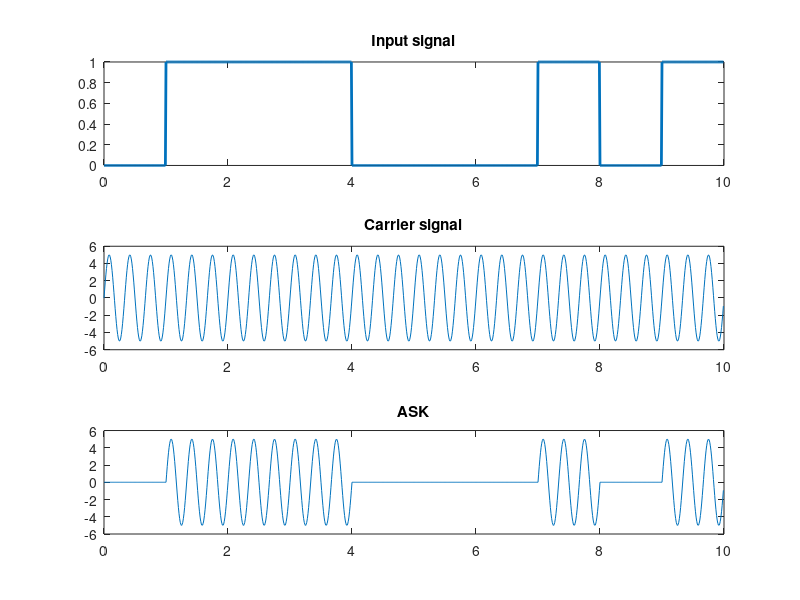

MATLAB code for this plot:
clc;
clear all;
close all;

bits=[0 1 1 1 0 0 0 1 0 1];
bit_dur=1;
T=length(bits)*bit_dur;
fs=100;
t=0:1/fs:T-(1/fs);

for i=1:length(bits)
    if bits(i)==0
        x((i-1)*fs*bit_dur+1:i*fs*bit_dur)=0;
    else
        x((i-1)*fs*bit_dur+1:i*fs*bit_dur)=1;
    end
end

subplot(3,1,1);
plot(t,x,'linewidth',2);
title("Input signal");

a=5;
f=3;
sig=a*sin(2*pi*f*t);
subplot(3,1,2);
plot(t,sig);
title("Carrier signal");

m=x.*sig;
subplot(3,1,3);
plot(t,m);
title("ASK");
